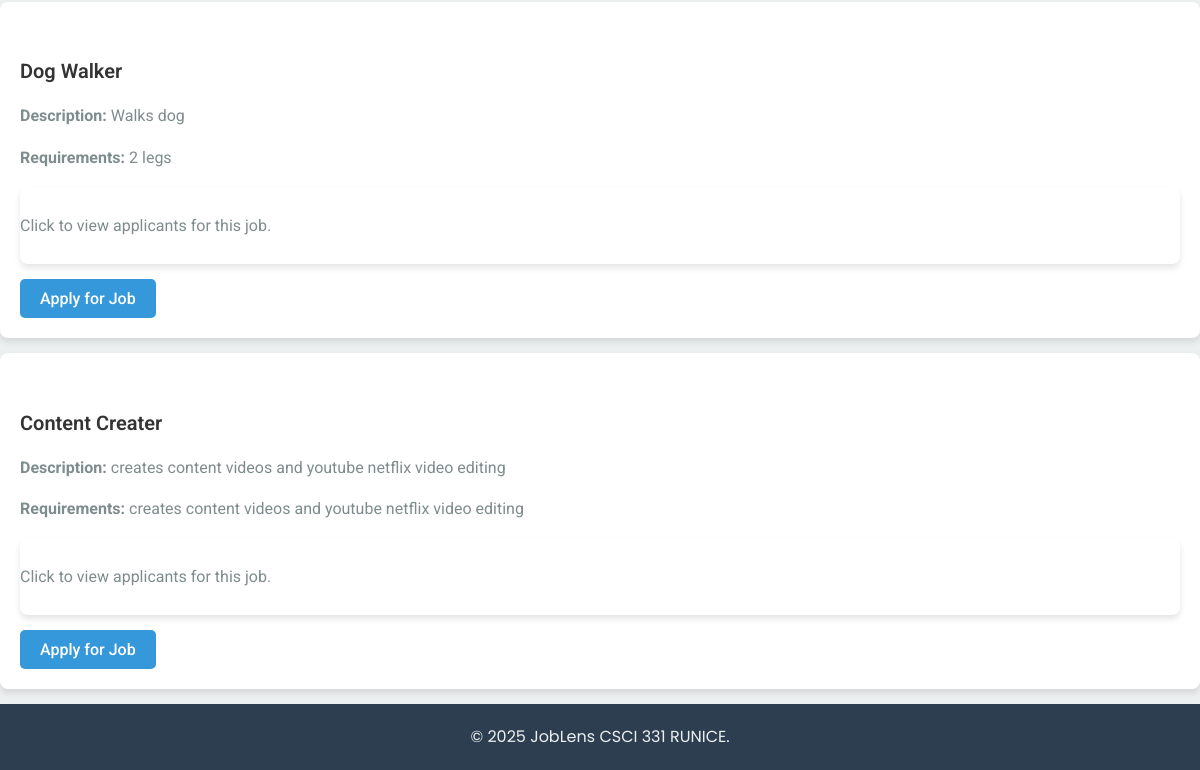
The app's page / (lower part), older data.
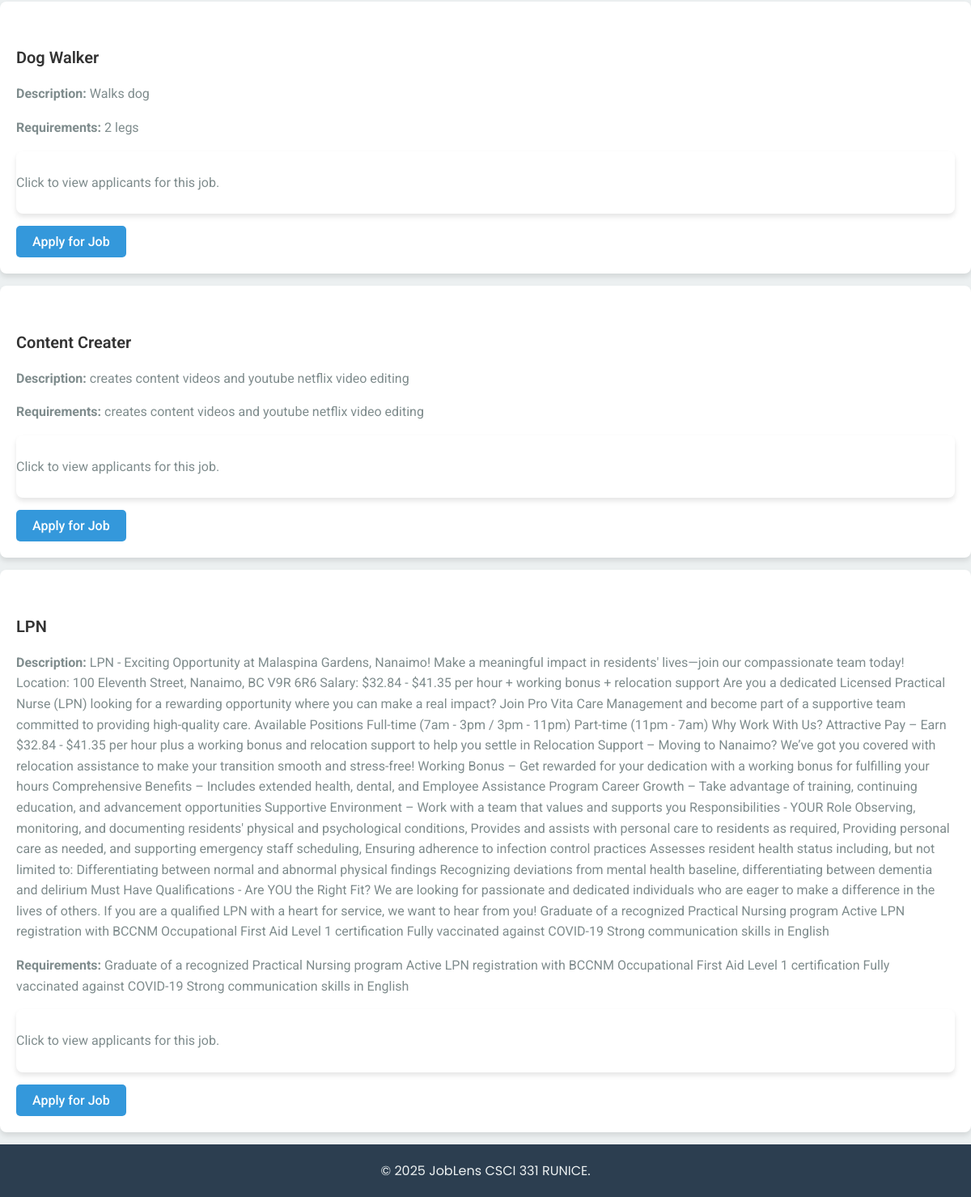
The same page, newer data.
### tables this page shows
CREATE TABLE Job_Listings (
            job_id INTEGER PRIMARY KEY,
            employer_id INTEGER,
            job_title TEXT NOT NULL,
            job_description TEXT,
            requirements TEXT,
            FOREIGN KEY (employer_id) REFERENCES Employers(employer_id)
        );

### flask_app/app.py (the view)
@app.route('/')
def index():
    print(f"Index - Current user: {current_user.email if current_user.is_authenticated else 'None'}, role: {current_user.role if current_user.is_authenticated else 'None'}")
    conn = get_db_connection()
    jobs = conn.execute('SELECT job_id, job_title, job_description, requirements, employer_id FROM Job_Listings').fetchall()
    conn.close()
    return render_template('index.html', jobs=jobs)

### flask_app/app.py (called while the page is built)
def get_db_connection():
    conn = sqlite3.connect('database.db')
    conn.row_factory = sqlite3.Row
    return conn

### flask_app/templates/index.html (shortened to what this page needs)
<!DOCTYPE html>
<html lang="en">
  <head>
    <link
      rel="stylesheet"
      href="{{ url_for('static', filename='css/styles.css') }}"
    />
  </head>
  <body>
    <div class="container mt-5">
      <div class="job-listings">
        {% for job in jobs %}
        <div class="job-listing">
          <h5>{{ job.job_title }}</h5>
          <p><strong>Description:</strong> {{ job.job_description }}</p>
          <p><strong>Requirements:</strong> {{ job.requirements }}</p>
          <a
            href="{{ url_for('view_applicants', job_id=job.job_id) }}"
            class="job-listing"
          >
            <p>Click to view applicants for this job.</p>
          </a>
          <form
            action="{{ url_for('apply_job', job_id=job.job_id) }}"
            method="GET"
          >
            <button type="submit" class="btn btn-primary">Apply for Job</button>
          </form>
        </div>
        {% endfor %}
      </div>
    </div>
    <footer class="footer">
      <p>&copy; 2025 JobLens CSCI 331 RUNICE.</p>
    </footer>
  </body>
</html>

### flask_app/static/css/styles.css (style rules this page uses)
body { font-family: "Roboto", sans-serif; background-color: #ecf0f1; color: #333; line-height: 1.6; margin: 0; padding: 0; }
.job-listing { font-family: "Roboto", sans-serif; padding: 20px; margin-bottom: 15px; background-color: #fff; border-radius: 8px; box-shadow: 0 4px 6px rgba(0, 0, 0, 0.1); }
.job-listing a { display: block; text-decoration: none; color: inherit; width: 100%; padding: 10px 0; }
button.btn-primary { background-color: #3498db; color: white; font-family: "Roboto", sans-serif; font-weight: 500; padding: 10px 20px; font-size: 1rem; border: none; border-radius: 5px; cursor: pointer; transition: background-color 0.3s ease; }
.job-listing h5 { font-size: 1.25rem; font-weight: 600; margin-bottom: 10px; }
.job-listing p { font-size: 1rem; color: #7f8c8d; }
footer { background-color: #2c3e50; color: #ecf0f1; text-align: center; padding: 20px; }
footer p { margin: 0; font-family: "Poppins", sans-serif; font-weight: 400; }

Row changes from the older to the newer data that the page shows:
added Job_Listings: job_title "LPN", job_description "LPN - Exciting Opportunity at Malaspina Gardens, Nanaimo! Make a meaningful impact in residents' lives—join our compassionate team today! Location: 100 Eleventh Street, Nanaimo, BC V9R 6R6 Salary: $32.84 - $41.35 per hour + working bonus + relocation support Are you a dedicated Licensed Practical Nurse (LPN) looking for a rewarding opportunity where you can make a real impact? Join Pro Vita Care Management and become part of a supportive team committed to providing high-quality care. Available Positions Full-time (7am - 3pm / 3pm - 11pm) Part-time (11pm - 7am) Why Work With Us? Attractive Pay – Earn $32.84 - $41.35 per hour plus a working bonus and relocation support to help you settle in…", requirements "Graduate of a recognized Practical Nursing program Active LPN registration with BCCNM Occupational First Aid Level 1 certification Fully vaccinated against COVID-19 Strong communication skills in English"
